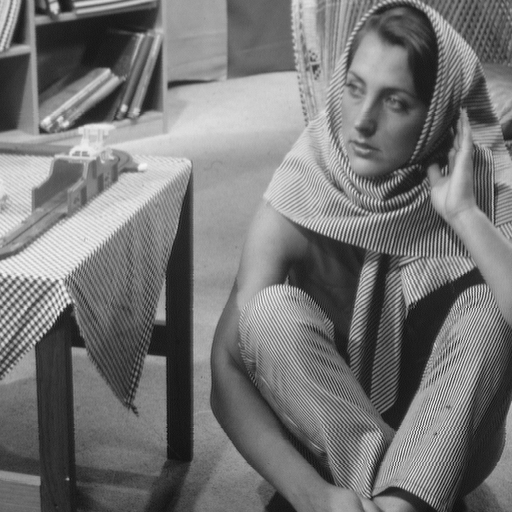
%> input picture 044159_ee_lab/061_Image_Processing/IP-Files/barbara.tif, 512 x 512 px
$ octave ex5.m   (GNU Octave 9; MATLAB toolbox functions it lacks are replaced by stand-ins)
%> lines starting %> are read from the running program, lines starting %| are printed output that depends on the picture
close all; clc;
barbara = imread("barbara.tif");
%> barbara is the input picture: size 512x512 uint8; min 12, max 246, mean 117.4
figure(19);imshow(barbara);impixelinfo;
% [14 lines of commented-out code are left out]

figure(10);
b1 = imcrop(barbara,[179 6 15 15]);
subplot(2,2,1); imshow(b1); title('Block 1');
b2 = imcrop(barbara,[184 384 15 15]);
subplot(2,2,2); imshow(b2); title('Block 2');
b3 = imcrop(barbara,[420 466 15 15]);
subplot(2,2,3); imshow(b3); title('Block 3');
%> after `title('Block 3')`:
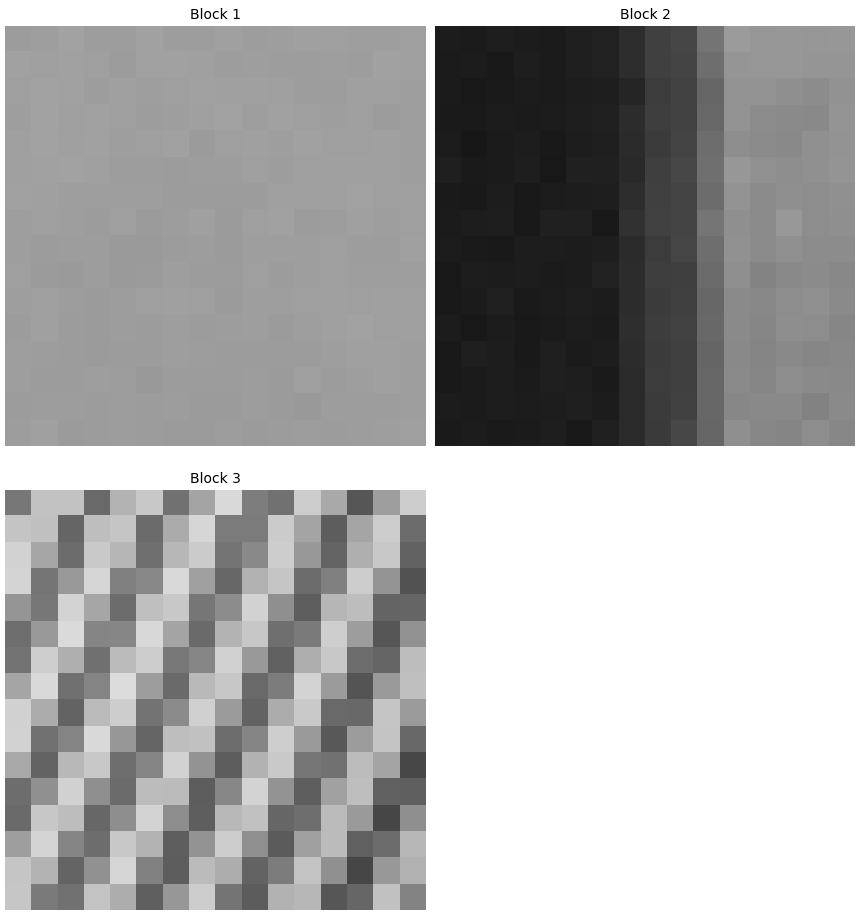
%> figure redrawn from the program's plot data, 3 panels

figure(11);
b1_dct=dct2(b1);
subplot(2,2,1); imshow(sqrt(abs(b1_dct)),[0 50]); title('DCT Block 1');
figure(11);
b2_dct=dct2(b2);
subplot(2,2,2); imshow(sqrt(abs(b2_dct)),[0 50]); title('DCT Block 2');
figure(11);
b3_dct=dct2(b3);
subplot(2,2,3); imshow(sqrt(abs(b3_dct)),[0 50]); title('DCT Block 3');
%> after `title('DCT Block 3')`:
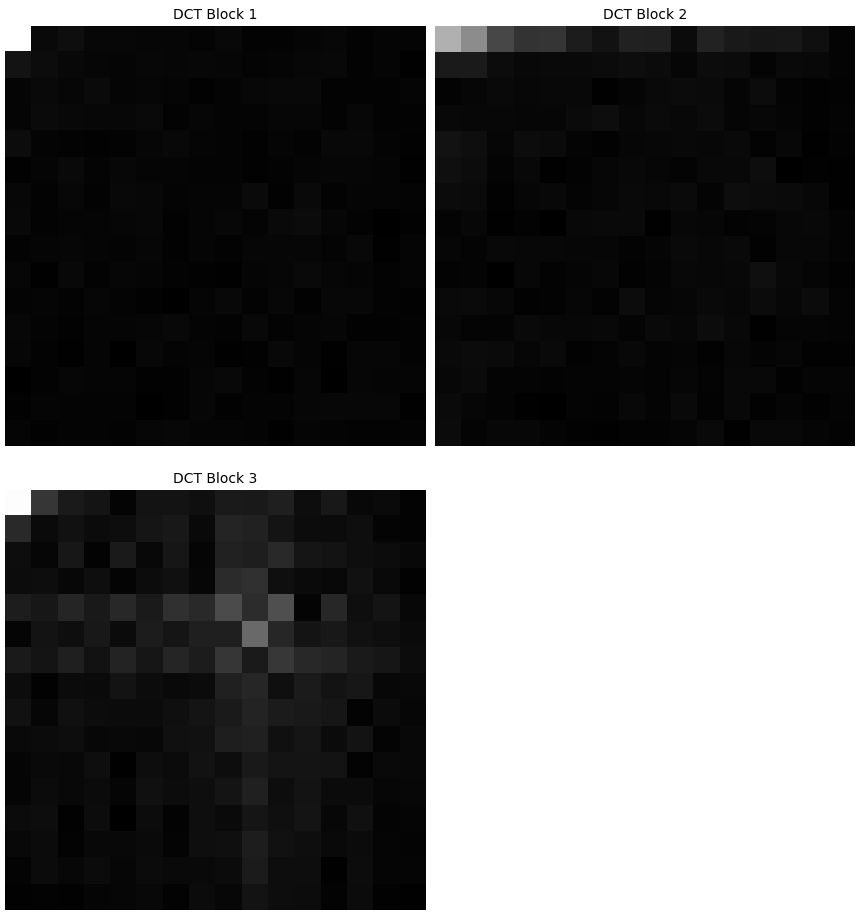
%> figure redrawn from the program's plot data, 3 panels

im_dct_b=blockproc(barbara,[8 8],@(block_struct)dct2(block_struct.data));
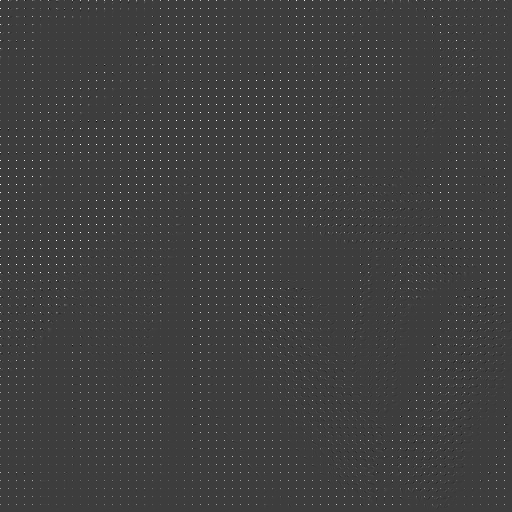
%> im_dct_b: size 512x512 double; min -574.9, max 1807.9, mean 14.7; drawn with min black and max white
figure; imshow(abs(im_dct_b),[]); impixelinfo;
%> after `imshow(abs(im_dct_b),[])`:
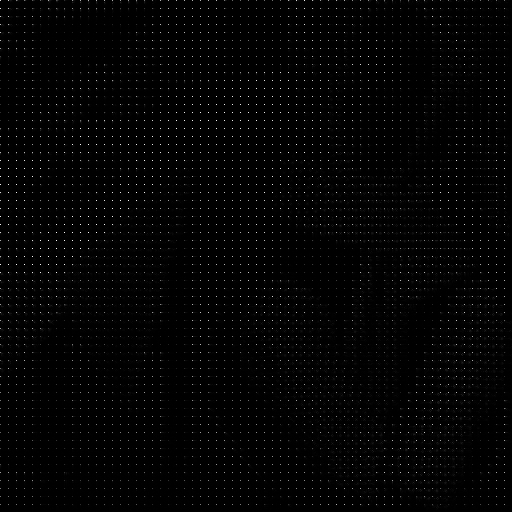
%> displayed picture: size 512x512, on the screen's scale of 0 to 255; min 0, max 255, mean 3.2

% sum(abs(im_dct_b(:))<10)/(512*512)

im_dct_b(abs(im_dct_b)<10)=0;
im_r=uint8(blockproc(im_dct_b,[8 8],@(block_struct)idct2(block_struct.data)));
figure(2); imshow(abs(im_r),[]); impixelinfo;
immse(im_r,barbara)
%> ans = 9.7

$ run again, with 044159_ee_lab/061_Image_Processing/IP-Files/cameraman.tif copied over 044159_ee_lab/061_Image_Processing/IP-Files/barbara.tif
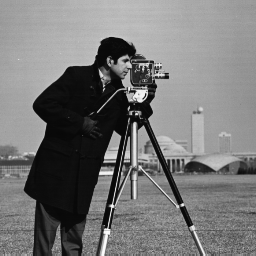
%> input picture 044159_ee_lab/061_Image_Processing/IP-Files/cameraman.tif, 256 x 256 px
%> barbara is the input picture: size 256x256 uint8; min 7, max 253, mean 118.7
%> b2 = []
%> `im_dct_b=blockproc(barbara,[8 8],@(block_struct)dct2(block_struct.data..`:
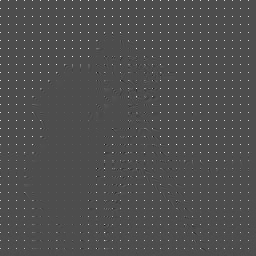
%> im_dct_b: size 256x256 double; min -697.8, max 1595.1, mean 15; drawn with min black and max white
%> `imshow(abs(im_dct_b),[])`:
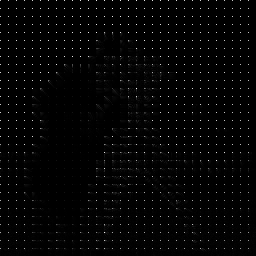
%> displayed picture: size 256x256, on the screen's scale of 0 to 255; min 0, max 255, mean 3.8
%> ans = 8.68

$ run again, with 044159_ee_lab/061_Image_Processing/IP-Files/toucan.tif copied over 044159_ee_lab/061_Image_Processing/IP-Files/barbara.tif
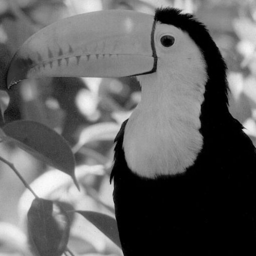
%> input picture 044159_ee_lab/061_Image_Processing/IP-Files/toucan.tif, 256 x 256 px
%> barbara is the input picture: size 256x256 uint8; min 0, max 250, mean 98.9
%> b2 = []
%> `im_dct_b=blockproc(barbara,[8 8],@(block_struct)dct2(block_struct.data..`:
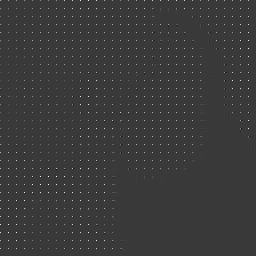
%> im_dct_b: size 256x256 double; min -580.1, max 1976.6, mean 12.5; drawn with min black and max white
%> `imshow(abs(im_dct_b),[])`:
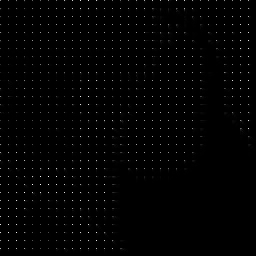
%> displayed picture: size 256x256, on the screen's scale of 0 to 255; min 0, max 255, mean 2.2
%> ans = 5.89
